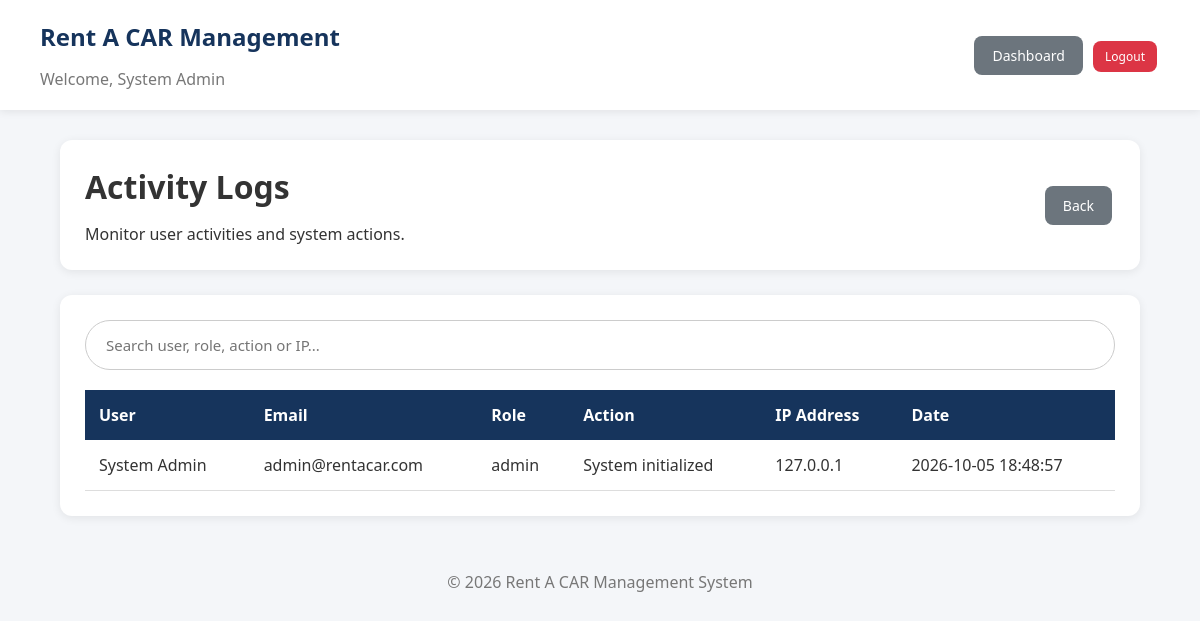
The page /index.php?page=admin&action=logs (signed in) on the database its author committed.
### tables this page shows
CREATE TABLE activity_logs(
    id INT AUTO_INCREMENT PRIMARY KEY,
    user_id INT NOT NULL,
    role VARCHAR(30) NOT NULL,
    action VARCHAR(255) NOT NULL,
    ip_address VARCHAR(100),
    created_at TIMESTAMP DEFAULT CURRENT_TIMESTAMP,
    FOREIGN KEY(user_id) REFERENCES users(id) ON DELETE CASCADE
);

CREATE TABLE users(
    id INT AUTO_INCREMENT PRIMARY KEY,
    full_name VARCHAR(100) NOT NULL,
    email VARCHAR(100) NOT NULL UNIQUE,
    phone VARCHAR(30),
    password_hash VARCHAR(255) NOT NULL,
    role ENUM('customer','manager','staff','admin') NOT NULL,
    status ENUM('active','inactive') DEFAULT 'active',
    created_at TIMESTAMP DEFAULT CURRENT_TIMESTAMP
);

### models/log_model.php (called while the page is built, shortened)
<?php
function get_all_logs($conn)
{
    return mysqli_query($conn,
        "SELECT activity_logs.*,users.full_name,users.email
         FROM activity_logs
         JOIN users ON activity_logs.user_id=users.id
         ORDER BY activity_logs.id DESC");
}
?>

### helpers/helpers.php (called while the page is built, shortened)
<?php
function e($data)
{
    return htmlspecialchars($data ?? '', ENT_QUOTES, 'UTF-8');
}
?>

### views/admin/logs.php (the view, shortened to what this page needs)
<?php require_once "views/partials/header.php"; ?>
<div class="dashboard">
<div class="topbar">
<div>
<h1>Activity Logs</h1>
<p>Monitor user activities and system actions.</p>
</div>
<a class="btn-secondary" href="index.php?page=admin&action=dashboard">Back</a>
</div>
<div class="box">
<div class="search-box">
<input type="text" id="logSearch" placeholder="Search user, role, action or IP...">
</div>
<div class="table-container">
<table>
<thead>
<tr>
<th>User</th>
<th>Email</th>
<th>Role</th>
<th>Action</th>
<th>IP Address</th>
<th>Date</th>
</tr>
</thead>
<tbody id="logTable">
<?php while($row=mysqli_fetch_assoc($logs)): ?>
<tr>
<td><?= e($row['full_name']); ?></td>
<td><?= e($row['email']); ?></td>
<td><?= e($row['role']); ?></td>
<td><?= e($row['action']); ?></td>
<td><?= e($row['ip_address']); ?></td>
<td><?= e($row['created_at']); ?></td>
</tr>
<?php endwhile; ?>
</tbody>
</table>
</div>
</div>
</div>
<?php require_once "views/partials/footer.php"; ?>

### assets/css/style.css (style rules this page uses)
* { margin:0; padding:0; box-sizing:border-box; font-family:"Segoe UI",Arial,sans-serif; }
body { background:#f4f6f9; color:#333; }
a { text-decoration:none; color:inherit; }
h1,h2,h3 { margin-bottom:15px; }
.dashboard { width:90%; margin:30px auto; }
.topbar { background:#fff; padding:25px; border-radius:12px; display:flex; justify-content:space-between; align-items:center; margin-bottom:25px; box-shadow:0 2px 10px rgba(0,0,0,.08); }
.box { background:#fff; padding:25px; border-radius:12px; margin-bottom:25px; box-shadow:0 2px 10px rgba(0,0,0,.08); }
.table-container { overflow-x:auto; }
table { width:100%; border-collapse:collapse; }
table th { background:#16345c; color:white; padding:14px; text-align:left; }
table td { padding:14px; border-bottom:1px solid #ddd; }
input,textarea,select { width:100%; padding:12px; border:1px solid #ccc; border-radius:8px; font-size:15px; }
.btn-primary,.btn-secondary,.btn-danger,.btn-success,.btn-warning { display:inline-block; padding:10px 18px; border-radius:8px; border:none; cursor:pointer; margin:3px; color:white; font-size:14px; }
.btn-secondary { background:#6c757d; }
.search-box { margin-bottom:20px; }
.search-box input { border-radius:25px; padding:14px 20px; }

### rows shown on the page
activity_logs: user.full_name "System Admin", user.email "admin@rentacar.com", role "admin", action "System initialized", ip_address "127.0.0.1", created_at "2026-10-05 18:48:57"

### other values the page prints
$_SESSION['user']['name'] "System Admin"
